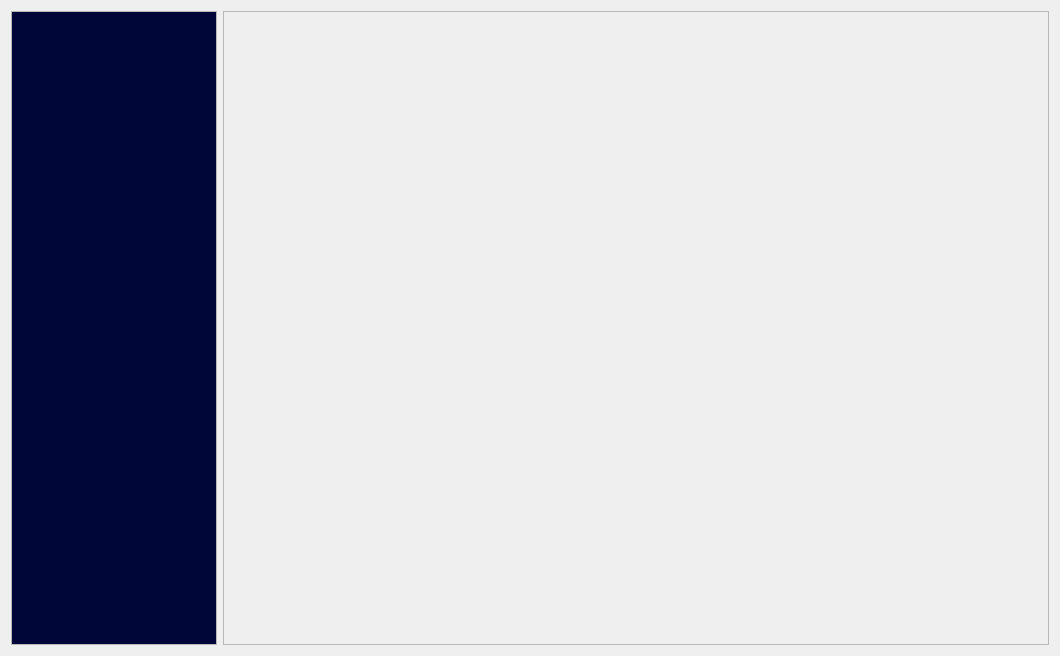
<?xml version="1.0" encoding="UTF-8"?>
<ui version="4.0">
 <class>ZhkuClientMain</class>
 <widget class="QMainWindow" name="ZhkuClientMain">
  <property name="geometry">
   <rect>
    <x>0</x>
    <y>0</y>
    <width>1060</width>
    <height>656</height>
   </rect>
  </property>
  <property name="windowTitle">
   <string>ZhkuClientMain</string>
  </property>
  <widget class="QWidget" name="centralWidget">
   <layout class="QHBoxLayout" name="horizontalLayout" stretch="1,4">
    <item>
     <widget class="QScrollArea" name="scrollArea">
      <property name="styleSheet">
       <string notr="true"/>
      </property>
      <property name="verticalScrollBarPolicy">
       <enum>Qt::ScrollBarAlwaysOff</enum>
      </property>
      <property name="horizontalScrollBarPolicy">
       <enum>Qt::ScrollBarAlwaysOff</enum>
      </property>
      <property name="sizeAdjustPolicy">
       <enum>QAbstractScrollArea::AdjustToContents</enum>
      </property>
      <property name="widgetResizable">
       <bool>true</bool>
      </property>
      <widget class="QWidget" name="scrollAreaWidgetContents">
       <property name="geometry">
        <rect>
         <x>0</x>
         <y>0</y>
         <width>205</width>
         <height>636</height>
        </rect>
       </property>
       <property name="styleSheet">
        <string notr="true">QWidget#scrollAreaWidgetContents{
background-color: rgb(0,6,56);
}</string>
       </property>
       <layout class="QVBoxLayout" name="MenuLayout">
        <property name="spacing">
         <number>14</number>
        </property>
       </layout>
      </widget>
     </widget>
    </item>
    <item>
     <widget class="QFrame" name="frame">
      <property name="frameShape">
       <enum>QFrame::StyledPanel</enum>
      </property>
      <property name="frameShadow">
       <enum>QFrame::Raised</enum>
      </property>
      <layout class="QHBoxLayout" name="frameLayout">
       <property name="spacing">
        <number>0</number>
       </property>
       <property name="leftMargin">
        <number>0</number>
       </property>
       <property name="topMargin">
        <number>0</number>
       </property>
       <property name="rightMargin">
        <number>0</number>
       </property>
       <property name="bottomMargin">
        <number>0</number>
       </property>
      </layout>
     </widget>
    </item>
   </layout>
  </widget>
 </widget>
 <layoutdefault spacing="6" margin="11"/>
 <resources/>
 <connections/>
</ui>
